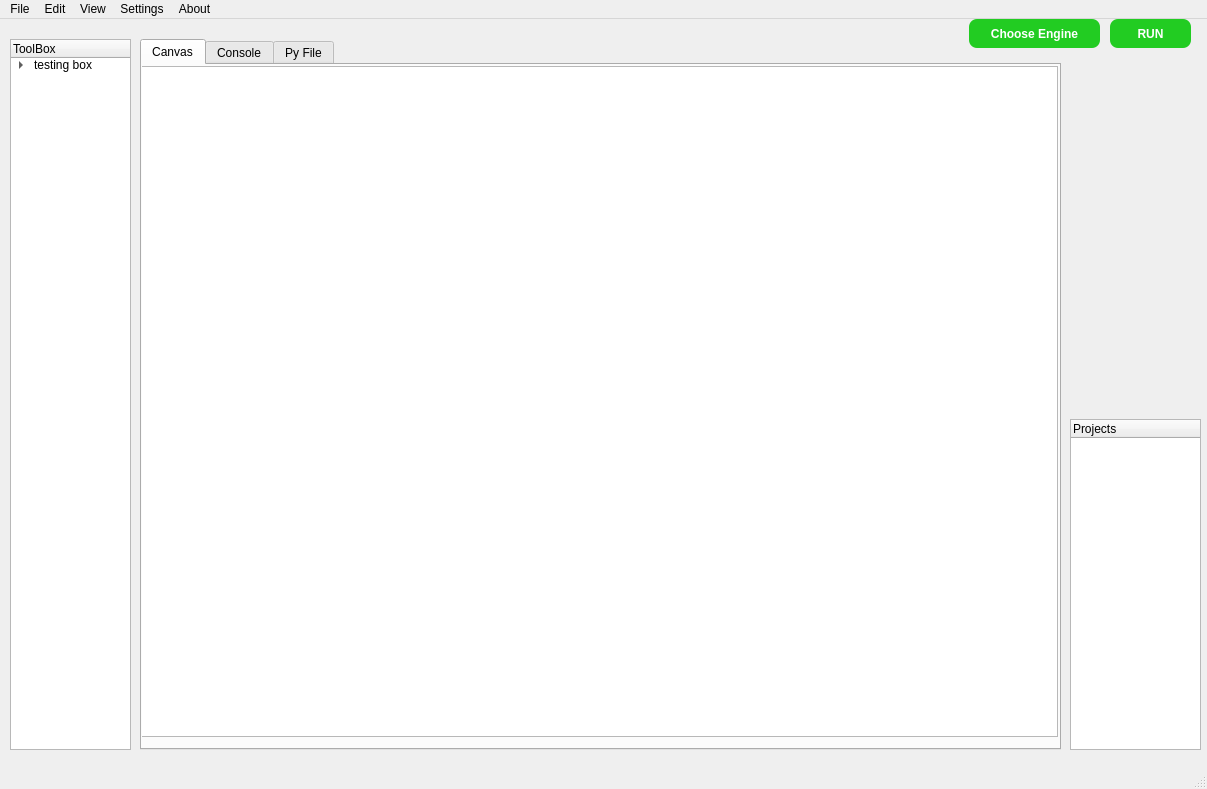
<?xml version="1.0" encoding="UTF-8"?>
<ui version="4.0">
 <class>MainWindow</class>
 <widget class="QMainWindow" name="MainWindow">
  <property name="geometry">
   <rect>
    <x>0</x>
    <y>0</y>
    <width>1207</width>
    <height>789</height>
   </rect>
  </property>
  <property name="windowTitle">
   <string>MainWindow</string>
  </property>
  <widget class="QWidget" name="centralwidget">
   <widget class="QTabWidget" name="tabWidget">
    <property name="geometry">
     <rect>
      <x>140</x>
      <y>20</y>
      <width>921</width>
      <height>711</height>
     </rect>
    </property>
    <property name="maximumSize">
     <size>
      <width>921</width>
      <height>16777215</height>
     </size>
    </property>
    <property name="acceptDrops">
     <bool>true</bool>
    </property>
    <property name="tabPosition">
     <enum>QTabWidget::TabPosition::North</enum>
    </property>
    <property name="currentIndex">
     <number>0</number>
    </property>
    <property name="tabBarAutoHide">
     <bool>true</bool>
    </property>
    <widget class="QWidget" name="tab_1">
     <property name="acceptDrops">
      <bool>true</bool>
     </property>
     <attribute name="title">
      <string>Canvas</string>
     </attribute>
     <widget class="QGraphicsView" name="graphicsViewCanvas">
      <property name="geometry">
       <rect>
        <x>-5</x>
        <y>1</y>
        <width>921</width>
        <height>671</height>
       </rect>
      </property>
     </widget>
    </widget>
    <widget class="QWidget" name="tab_2">
     <attribute name="title">
      <string>Console</string>
     </attribute>
     <widget class="QTextEdit" name="txtConsole">
      <property name="geometry">
       <rect>
        <x>3</x>
        <y>4</y>
        <width>911</width>
        <height>341</height>
       </rect>
      </property>
     </widget>
     <widget class="QWidget" name="matplotlibWidget" native="true">
      <property name="geometry">
       <rect>
        <x>9</x>
        <y>349</y>
        <width>901</width>
        <height>311</height>
       </rect>
      </property>
     </widget>
    </widget>
    <widget class="QWidget" name="tab_3">
     <attribute name="title">
      <string>Py File</string>
     </attribute>
     <widget class="QPlainTextEdit" name="plainTextEdit">
      <property name="geometry">
       <rect>
        <x>3</x>
        <y>4</y>
        <width>911</width>
        <height>661</height>
       </rect>
      </property>
     </widget>
    </widget>
   </widget>
   <widget class="QTreeWidget" name="treeWidget">
    <property name="geometry">
     <rect>
      <x>10</x>
      <y>20</y>
      <width>121</width>
      <height>711</height>
     </rect>
    </property>
    <property name="dragEnabled">
     <bool>true</bool>
    </property>
    <property name="dragDropOverwriteMode">
     <bool>true</bool>
    </property>
    <property name="dragDropMode">
     <enum>QAbstractItemView::DragDropMode::DragOnly</enum>
    </property>
    <column>
     <property name="text">
      <string>ToolBox</string>
     </property>
    </column>
    <item>
     <property name="text">
      <string>testing box</string>
     </property>
     <item>
      <property name="text">
       <string>subtest</string>
      </property>
     </item>
    </item>
   </widget>
   <widget class="QTreeWidget" name="treeWidget_2">
    <property name="geometry">
     <rect>
      <x>1070</x>
      <y>400</y>
      <width>131</width>
      <height>331</height>
     </rect>
    </property>
    <column>
     <property name="text">
      <string>Projects</string>
     </property>
    </column>
   </widget>
   <widget class="QPushButton" name="btnRun">
    <property name="geometry">
     <rect>
      <x>1110</x>
      <y>0</y>
      <width>81</width>
      <height>29</height>
     </rect>
    </property>
    <property name="styleSheet">
     <string notr="true">background-color: #22cc22;
color: white;
border-radius: 8px;
padding: 4px 10px;
font-weight: bold;
</string>
    </property>
    <property name="text">
     <string>RUN</string>
    </property>
   </widget>
   <widget class="QPushButton" name="btnEngine">
    <property name="geometry">
     <rect>
      <x>969</x>
      <y>0</y>
      <width>131</width>
      <height>29</height>
     </rect>
    </property>
    <property name="styleSheet">
     <string notr="true">background-color: #22cc22;
color: white;
border-radius: 8px;
padding: 4px 10px;
font-weight: bold;

</string>
    </property>
    <property name="text">
     <string>Choose Engine</string>
    </property>
   </widget>
  </widget>
  <widget class="QMenuBar" name="menubar">
   <property name="geometry">
    <rect>
     <x>0</x>
     <y>0</y>
     <width>1207</width>
     <height>25</height>
    </rect>
   </property>
   <widget class="QMenu" name="menuFile">
    <property name="title">
     <string>File</string>
    </property>
   </widget>
   <widget class="QMenu" name="menuEdit">
    <property name="title">
     <string>Edit</string>
    </property>
    
   </widget>
   <widget class="QMenu" name="menuView">
    <property name="title">
     <string>View</string>
    </property>
   </widget>
   <widget class="QMenu" name="menuSettings">
    <property name="title">
     <string>Settings</string>
    </property>
   </widget>
   <widget class="QMenu" name="menuAbout">
    <property name="title">
     <string>About</string>
    </property>
   </widget>
   <addaction name="menuFile"/>
   <addaction name="menuEdit"/>
   <addaction name="menuView"/>
   <addaction name="menuSettings"/>
   <addaction name="menuAbout"/>
  </widget>
  <widget class="QStatusBar" name="statusbar"/>
  
 </widget>
 <resources/>
 <connections/>
</ui>
